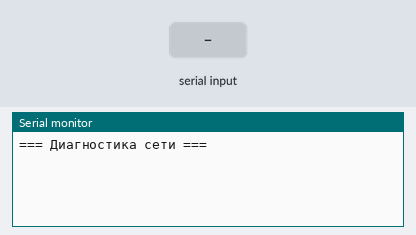
The sketch below on a simulated ESP32. Shown: the last lines printed to the serial monitor. The inputs (shaded band) are chosen by the test bench. The modem accepts every AT command (registered, SIM ready, sends succeed) and sends nothing else.

Above: at 5.8 s.
5.9 s: "+CREG: 0,1" received over the second serial link
At 7.5 s:
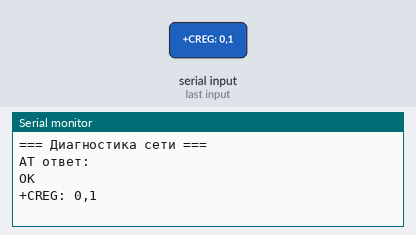
8.5 s: "1" received over the second serial link
At 10.2 s:
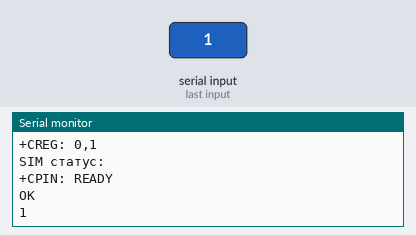

Measured:
- after the input at 5.9 s, the serial monitor: prints a new line after 1.1 s (image 1)
- after the input at 8.5 s, the serial monitor: prints a new line after 0.50 s (image 2)

The sketch:

modem_test_3.ino
```cpp
#include <HardwareSerial.h>

#define MODEM_RX_PIN 16  // ESP32 RX -> SIM800 TX
#define MODEM_TX_PIN 15  // ESP32 TX -> SIM800 RX

HardwareSerial SerialGSM(1);

void setup() {
  Serial.begin(115200);
  SerialGSM.begin(9600, SERIAL_8N1, 16, 15);

  delay(5000); // Ждем запуск модема

  checkNetworkStatus();

  // 2. Ждем регистрации в сети
  waitForNetwork();

  // 3. Проверяем сигнал
  SerialGSM.println("AT+CSQ");
  delay(1000);
  Serial.println("Уровень сигнала: " + readResponse());

  // 4. Отправляем тестовое SMS
  sendSMS("+79055191010", "Тестовое сообщение от ESP32 с SIM800L");

  Serial.println("=== Тест завершен ===");
}

void checkNetworkStatus() {
  Serial.println("\n=== Диагностика сети ===");

  // 1. Проверяем связь с модулем
  SerialGSM.println("AT");
  Serial.println("AT ответ: " + readResponse());

  // 2. Проверяем SIM-карту
  SerialGSM.println("AT+CPIN?");
  Serial.println("SIM статус: " + readResponse());

  // 3. Проверяем оператора
  SerialGSM.println("AT+COPS?");
  Serial.println("Оператор: " + readResponse());

  // 4. Детальная проверка регистрации
  SerialGSM.println("AT+CREG?");
  String resp = readResponse();
  Serial.println("Регистрация: " + resp);

  // 5. Уровень сигнала
  SerialGSM.println("AT+CSQ");
  Serial.println("Сигнал: " + readResponse());
}

String readResponse() {
  String response = "";
  unsigned long startTime = millis();
  while (millis() - startTime < 2000) {
    while (SerialGSM.available()) {
      char c = SerialGSM.read();
      response += c;
    }
  }
  return response;
}

void waitForNetwork() {
  Serial.println("Ожидание регистрации в сети...");

  int attempts = 0;
  while (attempts < 30) { // 30 попыток по 2 секунды = 60 секунд
    SerialGSM.println("AT+CREG?");
    delay(2000);

    String response = readResponse();
    Serial.print("Попытка ");
    Serial.print(attempts + 1);
    Serial.print(": ");
    Serial.println(response);

    // Проверяем статус регистрации
    if (response.indexOf("+CREG: 0,1") >= 0 || response.indexOf("+CREG: 0,5") >= 0) {
      Serial.println("Успешно зарегистрированы в сети!");
      return;
    }

    attempts++;
    delay(1000);
  }

  Serial.println("Не удалось зарегистрироваться в сети!");
  Serial.println("Проверьте уровень сигнала и настройки оператора.");
}


void sendSMS(String number, String message) {
  Serial.println("Отправка SMS...");

  // Устанавливаем текстовый режим SMS
  SerialGSM.println("AT+CMGF=1");
  delay(1000);

  // Указываем номер
  SerialGSM.print("AT+CMGS=\"");
  SerialGSM.print(number);
  SerialGSM.println("\"");
  delay(1000);

  // Пишем текст сообщения
  SerialGSM.print(message);
  delay(1000);

  // Отправляем Ctrl+Z (ASCII 26) для отправки
  SerialGSM.write(26);
  delay(5000); // Ждем отправки

  Serial.println("SMS отправлена (проверьте ответ модема)");

  // Читаем ответ
  String response = readResponse();
  Serial.println("Ответ модема: " + response);
}

void sendCommand(String cmd) {
  Serial.println(">> " + cmd);
  SerialGSM.println(cmd);
  delay(1000);
  Serial.print("<< ");
  while (SerialGSM.available()) {
    Serial.write(SerialGSM.read());
  }
  Serial.println();
}


void loop() {

}


// void setup() {
//   Serial.begin(115200);
//   SerialGSM.begin(9600, SERIAL_8N1, 16, 15);

//   delay(5000); // Даем модему время на запуск

//   Serial.println("=== ТЕСТ МОДЕМА SIM800 ===");

//   // Базовый тест
//   sendCommand("AT");
//   sendCommand("AT+CREG?");
//   sendCommand("AT+CSQ");
//   sendCommand("AT+COPS?");
//   sendCommand("AT+CPIN?");
//   sendCommand("AT+CGMM"); // Модель модема
//   sendCommand("AT+CGMR"); // Версия прошивки

//   // Настройка SMS (если нужно)
//   sendCommand("AT+CMGF=1"); // Текстовый режим SMS
// }
```
